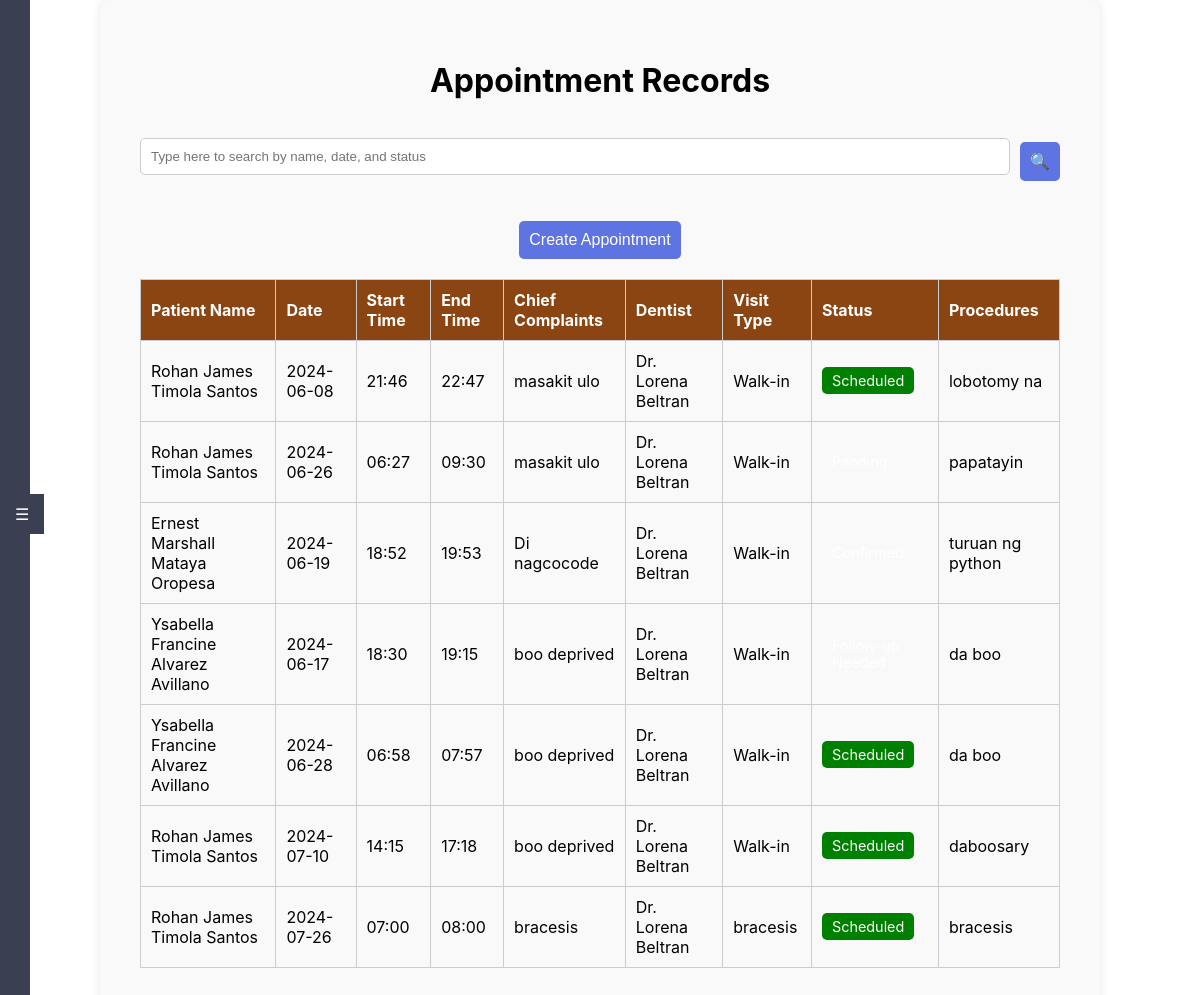
/appointment_records (signed in), run on an earlier commit of the app's database.
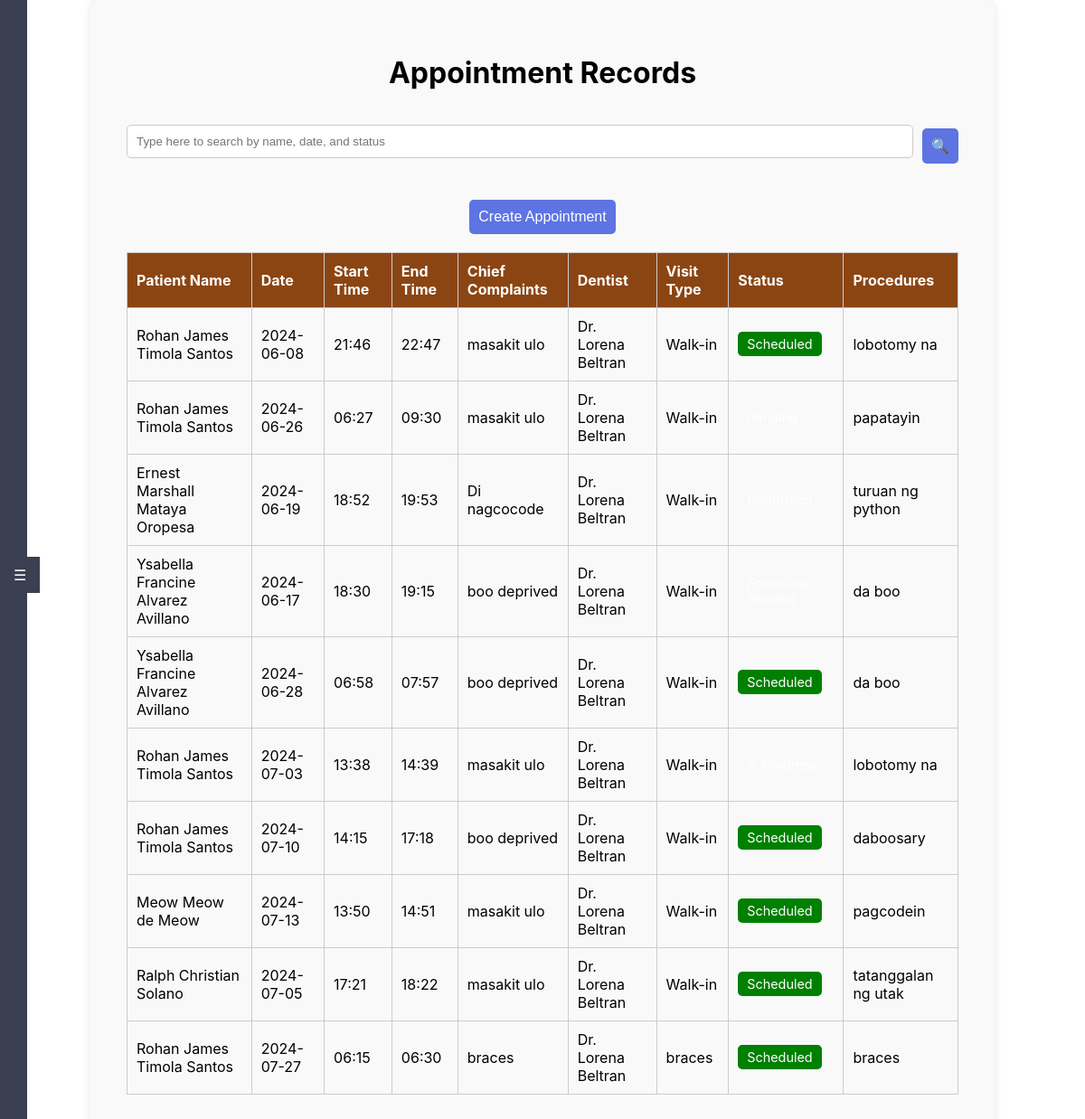
And on a later commit of the database.
### tables this page shows
CREATE TABLE "Appointments" (
	"appointment_id"	INTEGER,
	"consultation_id"	INTEGER,
	"patient_id"	INTEGER,
	"dentist_id"	INTEGER,
	"appointment_date"	DATE NOT NULL,
	"start_time"	TIME NOT NULL,
	"end_time"	TIME NOT NULL,
	"status_id"	INTEGER,
	"chief_complaints"	TEXT,
	"procedures"	TEXT,
	"appointment_type"	TEXT NOT NULL,
	FOREIGN KEY("dentist_id") REFERENCES "dentists"("dentist_id"),
	PRIMARY KEY("appointment_id" AUTOINCREMENT),
	FOREIGN KEY("consultation_id") REFERENCES "Consultations"("consultation_id"),
	FOREIGN KEY("status_id") REFERENCES "Appointments"("status_id"),
	FOREIGN KEY("patient_id") REFERENCES "patients"("patient_id")
);

CREATE TABLE "AppointmentStatus" (
	"status_id"	INTEGER,
	"status_name"	TEXT NOT NULL UNIQUE,
	PRIMARY KEY("status_id" AUTOINCREMENT)
);

### app.py (the view)
@app.route('/appointment_records')
@role_required([1, 2])  # Both admin and user can access
def appointment_records():
    conn = get_db_connection()
    appointment_records = conn.execute('''
        SELECT
            a.*,
            p.first_name || " " || p.middle_name || " " || p.last_name AS patient_name,
            d.first_name || " " || d.last_name AS dentist_name,
            s.status_name
        FROM appointments a
        JOIN patients p ON a.patient_id = p.patient_id
        JOIN dentists d ON a.dentist_id = d.dentist_id
        JOIN AppointmentStatus s ON a.status_id = s.status_id
    ''').fetchall()
    patients = conn.execute('SELECT patient_id, first_name, middle_name, last_name FROM patients').fetchall()
    dentists = conn.execute('SELECT dentist_id, first_name, last_name FROM dentists').fetchall()
    statuses = conn.execute('SELECT status_id, status_name FROM AppointmentStatus').fetchall()
    conn.close()
    return render_template('appointment_records.html',
                           records=appointment_records,
                           patients=patients,
                           dentists=dentists,
                           statuses=statuses)

### app.py (called while the page is built)
def role_required(roles):
    def decorator(f):
        @wraps(f)
        def decorated_function(*args, **kwargs):
            if 'role_id' not in session:
                flash('You need to be logged in to access this page.')
                return redirect(url_for('login'))
            user_role_id = session['role_id']
            if user_role_id not in roles:
                flash('You do not have permission to access this page.')
                return redirect(url_for('dashboard'))
            return f(*args, **kwargs)
        return decorated_function
    return decorator

def get_db_connection():
    conn = sqlite3.connect(app.config['DATABASE'], timeout=30)
    conn.execute('PRAGMA journal_mode=WAL')
    conn.row_factory = sqlite3.Row
    return conn

### templates/appointment_records.html (shortened to what this page needs)
<!DOCTYPE html>
<html lang="en">
<head>
    <link rel="stylesheet" href="{{ url_for('static', filename='styles.css') }}">
</head>
<body>
    <div class="container">
    <div class="sidebar-tab" id="sidebarTab">☰</div>
    <div id="sidebar" class="sidebar">
        <ul>
            <li><a href="{{ url_for('dashboard') }}">Dashboard</a></li>
            <li><a href="{{ url_for('profile') }}">Profile</a></li>
            <li><a href="{{ url_for('users') }}">Users</a></li>
            <li><a href="{{ url_for('treatments') }}">Treatment</a></li>
            <li><a href="{{ url_for('maintenance') }}">Maintenance</a></li>
            <li><a href="{{ url_for('inventory') }}">Inventory</a></li>
            <li><a href="{{ url_for('reports') }}">Reports</a></li>
            <li><a href="{{ url_for('payments') }}">Payments</a></li>
            <br>
            <br>
            <br>
            <br>
            <br>
            <br>
            <li><a href="{{ url_for('help') }}">Help</a></li>
            <li><a href="{{ url_for('about') }}">About</a></li>
            <li><a href="{{ url_for('logout') }}">Logout</a></li>
        </ul>
    </div>
    <div class="appointment-container">
        <div class="appointment-header">
            <h1>Appointment Records</h1>
        </div>
        <div class="appointment-search-bar">
            <input type="text" placeholder="Type here to search by name, date, and status">
            <button class="appointment-search-btn">🔍</button>
        </div>
        <div class="appointment-create-btn">
            <button onclick="openCreateAppointmentModal()">Create Appointment</button>
        </div>
        <table class="appointment-table">
            <thead>
                <tr>
                    <th>Patient Name</th>
                    <th>Date</th>
                    <th>Start Time</th>
                    <th>End Time</th>
                    <th>Chief Complaints</th>
                    <th>Dentist</th>
                    <th>Visit Type</th>
                    <th>Status</th>
                    <th>Procedures</th>
                </tr>
            </thead>
            <tbody>
                {% for record in records %}
                <tr>
                    <td>{{ record['patient_name'] }}</td>
                    <td>{{ record['appointment_date'] }}</td>
                    <td>{{ record['start_time'] }}</td>
                    <td>{{ record['end_time'] }}</td>
                    <td>{{ record['chief_complaints'] }}</td>
                    <td>{{ record['dentist_name'] }}</td>
                    <td>{{ record['appointment_type'] }}</td>
                    <td><span class="appointment-status status-{{ record['status_name'] | lower }}">{{ record['status_name'] }}</span></td>
                    <td>{{ record['procedures'] }}</td>
                </tr>
                {% endfor %}
            </tbody>
        </table>
    </div>
</body>
</html>

What changed in the data, as far as the page shows it:
now on this page (row edited): Appointments: patient_name "Rohan James Timola Santos", appointment_date "2024-07-03", start_time "13:38", end_time "14:39", chief_complaints "masakit ulo", dentist_name "Dr. Lorena Beltran", appointment_type "Walk-in", procedures "lobotomy na"
changed Appointments: patient_name "Rohan James Timola Santos" → "Meow Meow de Meow"; appointment_date "2024-07-26" → "2024-07-13"; start_time "07:00" → "13:50"; end_time "08:00" → "14:51"; chief_complaints "bracesis" → "masakit ulo"; appointment_type "bracesis" → "Walk-in"; procedures "bracesis" → "pagcodein"
added Appointments: patient_name "Ralph Christian Solano", appointment_date "2024-07-05", start_time "17:21", end_time "18:22", chief_complaints "masakit ulo", dentist_name "Dr. Lorena Beltran", appointment_type "Walk-in", status_name "Scheduled", procedures "tatanggalan ng utak"
added Appointments: patient_name "Rohan James Timola Santos", appointment_date "2024-07-27", start_time "06:15", end_time "06:30", chief_complaints "braces", dentist_name "Dr. Lorena Beltran", appointment_type "braces", status_name "Scheduled", procedures "braces"
